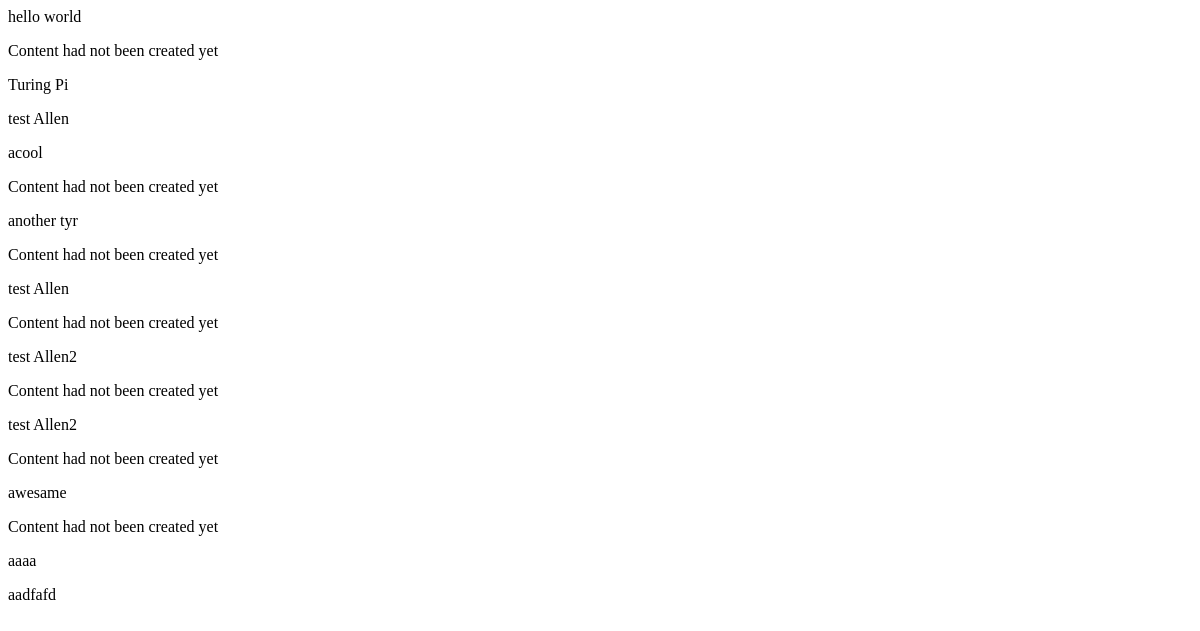
/products, run on an earlier commit of the app's database.
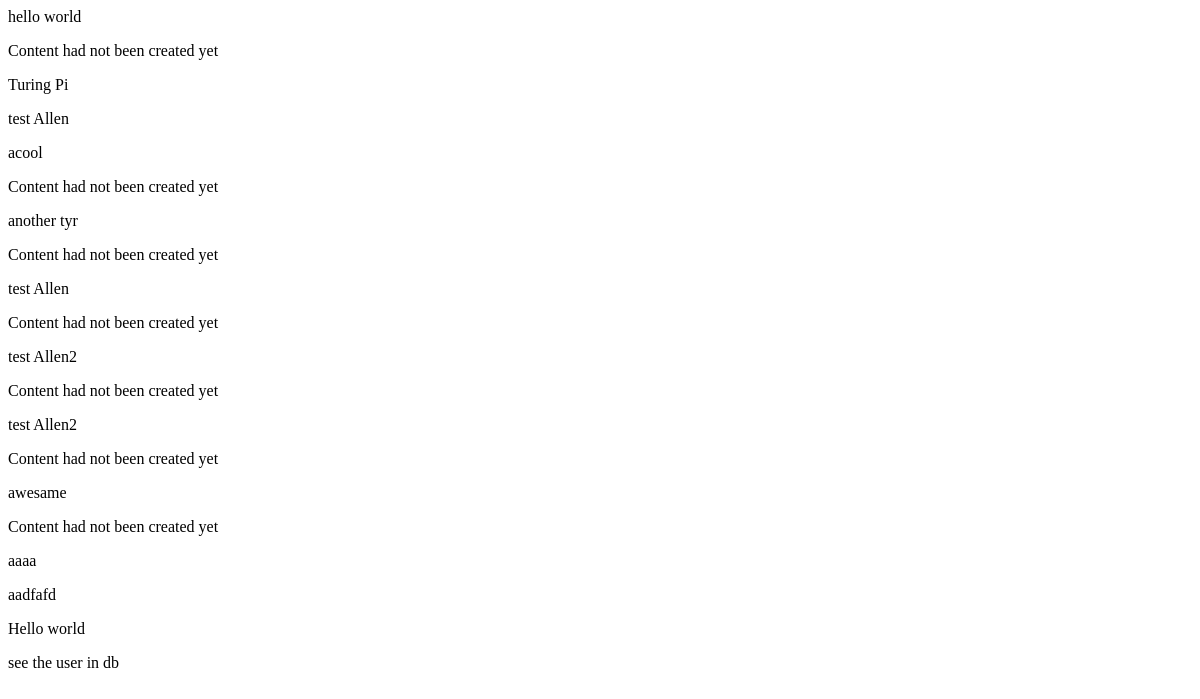
And on a later commit of the database.
### products/models.py (models this page shows)
class Product(models.Model):
    user=models.ForeignKey(User, null=True, on_delete=models.SET_NULL)
    title = models.CharField(max_length=220)
    content = models.TextField(null=True, blank=True)
    price = models.IntegerField(default=0)

### products/views.py (the view)
# urls.py: path('products',product_list_view),
def product_list_view(request, *args, **kwargs):
    qs = Product.objects.all()
    context = {
        "object_list": qs
    }
    return render(request, "products/list.html", context)

### templates/products/list.html
{% extends 'base.html' %}
{% block content %}
    {% for object in object_list %}
    <div>
        {{ object.title }}
        {% include 'products/detail_snippet.html' with product=object %}
    </div>
    {% endfor %}
{% endblock %}

### templates/products/detail_snippet.html
{% extends 'base.html' %}
{% block content %}
    {% if object.content %}
    <p>{{ object.content }}</p>
    {% else %}
    <p>Content had not been created yet</p>
    {% endif %}
{% endblock content %}

What changed in the data, as far as the page shows it:
added Product: title "Hello world", content "see the user in db"
